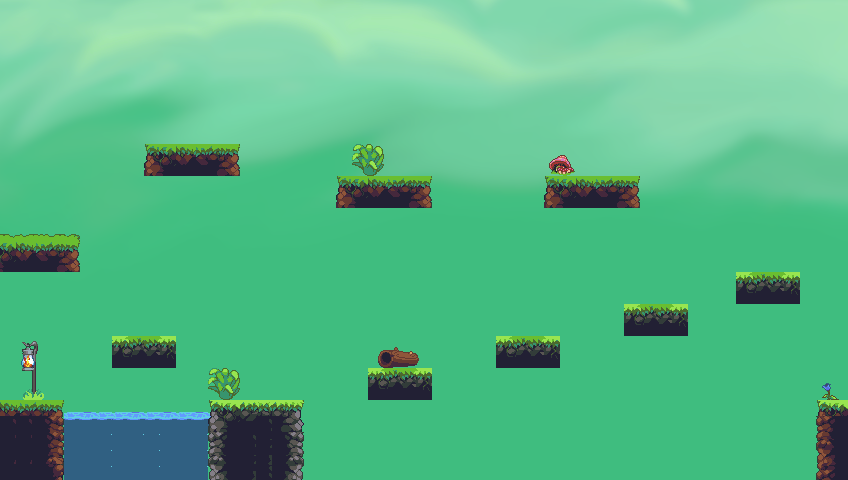

This is a level from a 2D game, rendered from its Tiled map with the project's own tilesets. A one-line summary and the map file follow, with tile-layer data summarised:
An orthogonal 53x30 tile map with 16x16 px tiles, 6 tile layers (collisions, Background, Background2, Water, ...), 3 tilesets.

<map version="1.4" tiledversion="1.4.3" orientation="orthogonal" renderorder="right-down" width="53" height="30" tilewidth="16" tileheight="16" infinite="0" nextlayerid="7" nextobjectid="1">
 <tileset firstgid="1" source="Background.tsx" />
 <tileset firstgid="31801" source="Jungle_terrain.tsx" />
 <tileset firstgid="33481" source="objects.tsx" />
 <layer id="6" name="collisions" width="53" height="30">
  <data>[1590 cells, 146 non-empty, 1 distinct tile ids]</data>
 </layer>
 <layer id="1" name="Background" width="53" height="30">
  <data>[1590 cells, 1590 non-empty, 1590 distinct tile ids]</data>
 </layer>
 <layer id="2" name="Background2" width="53" height="30">
  <data>[1590 cells, 0 non-empty, 0 distinct tile ids]</data>
 </layer>
 <layer id="3" name="Water" width="53" height="30">
  <data>[1590 cells, 47 non-empty, 9 distinct tile ids]</data>
 </layer>
 <layer id="4" name="Plateforme" width="53" height="30">
  <data>[1590 cells, 151 non-empty, 67 distinct tile ids]</data>
 </layer>
 <layer id="5" name="Foregound" width="53" height="30">
  <data>[1590 cells, 32 non-empty, 28 distinct tile ids]</data>
 </layer>
</map>
